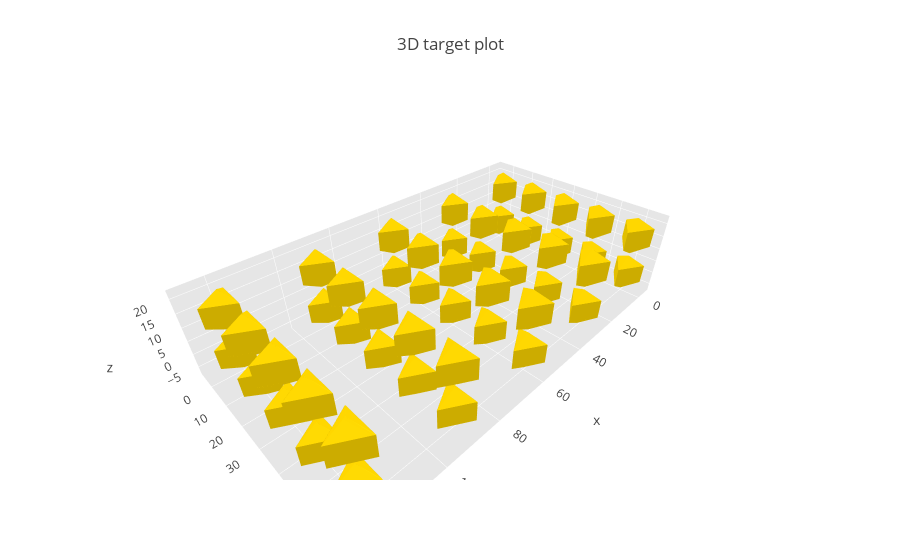

This figure's notebook cell:
### Markdown cell above
### 3D Target plot

### Code cell
def sphericalSurfacePlotCoordinates(radius,center_xyz,npoints):
    # Parametrical definition of a spherical surface in 3d:
    u = np.linspace(0, 2 * np.pi, npoints) # longitude
    v = np.linspace(0, np.pi, npoints) # colatitude
    
    # Coordinates:
    x = radius * np.outer(np.cos(u), np.sin(v)) + center_xyz[0]
    y = radius * np.outer(np.sin(u), np.sin(v)) + center_xyz[1];
    z = radius * np.outer(np.ones(np.size(u)), np.cos(v)) +center_xyz[2];
    
    return x,y,z

data = []
definition = 4;

for i in range(len(v_r)):
    x, y, z = sphericalSurfacePlotCoordinates(v_r[i],m_xyz[i,:],definition)
    surface = go.Surface(x=x,y=y,z=z,colorscale=[[0,v_col[i]], [1, v_col[i]]],showscale=False,name='nanoparticle '+str(i))
    data.append(surface)
    
layout = go.Layout(
    title='3D target plot',
    scene=dict(
        aspectmode='data',
        xaxis=dict(
            gridcolor='rgb(255, 255, 255)',
            zerolinecolor='rgb(255, 255, 255)',
            showbackground=True,
            backgroundcolor='rgb(230, 230,230)'
        ),
        yaxis=dict(
            gridcolor='rgb(255, 255, 255)',
            zerolinecolor='rgb(255, 255, 255)',
            showbackground=True,
            backgroundcolor='rgb(230, 230,230)'
        ),
        zaxis=dict(
            gridcolor='rgb(255, 255, 255)',
            zerolinecolor='rgb(255, 255, 255)',
            showbackground=True,
            backgroundcolor='rgb(230, 230,230)'
        )
    )
)

fig = go.Figure(data=data, layout=layout)
iplot(fig, filename='3D target plot')

### Figure 1 — Plotly figure (JSON) as saved in the notebook; plotly's stock layout.template omitted (floating-point values rounded to 4 significant figures)
{"data": [{"colorscale": [[0, "#FFD700"], [1, "#FFD700"]], "name": "nanoparticle 0", "showscale": false, "type": "surface", "uid": "a2147c8d-54f3-4f42-a666-ad3b32ddb32b", "x": [[0, 6.062, 6.062, 8.573e-16], [0, -3.031, -3.031, -4.286e-16], [0, -3.031, -3.031, -4.286e-16], [0, 6.062, 6.062, 8.573e-16]], "y": [[0, 0, 0, 0], [0, 5.25, 5.25, 7.424e-16], [0, -5.25, -5.25, -7.424e-16], [0, -1.485e-15, -1.485e-15, -2.1e-31]], "z": [[7, 3.5, -3.5, -7], [7, 3.5, -3.5, -7], [7, 3.5, -3.5, -7], [7, 3.5, -3.5, -7]]}, {"colorscale": [[0, "#FFD700"], [1, "#FFD700"]], "name": "nanoparticle 1", "showscale": false, "type": "surface", "uid": "c1fab39f-4eae-4bc6-88b4-5526f5591a60", "x": [[0, 6.062, 6.062, 8.573e-16], [0, -3.031, -3.031, -4.286e-16], [0, -3.031, -3.031, -4.286e-16], [0, 6.062, 6.062, 8.573e-16]], "y": [[0, 0, 0, 0], [0, 5.25, 5.25, 7.424e-16], [0, -5.25, -5.25, -7.424e-16], [0, -1.485e-15, -1.485e-15, -2.1e-31]], "z": [[22, 18.5, 11.5, 8], [22, 18.5, 11.5, 8], [22, 18.5, 11.5, 8], [22, 18.5, 11.5, 8]]}, {"colorscale": [[0, "#FFD700"], [1, "#FFD700"]], "name": "nanoparticle 2", "showscale": false, "type": "surface", "uid": "28d87154-08dd-4da8-91ce-a3f7e575ccad", "x": [[0, 6.062, 6.062, 8.573e-16], [0, -3.031, -3.031, -4.286e-16], [0, -3.031, -3.031, -4.286e-16], [0, 6.062, 6.062, 8.573e-16]], "y": [[15, 15, 15, 15], [15, 20.25, 20.25, 15], [15, 9.75, 9.75, 15], [15, 15.0, 15.0, 15]], "z": [[7, 3.5, -3.5, -7], [7, 3.5, -3.5, -7], [7, 3.5, -3.5, -7], [7, 3.5, -3.5, -7]]}, {"colorscale": [[0, "#FFD700"], [1, "#FFD700"]], "name": "nanoparticle 3", "showscale": false, "type": "surface", "uid": "57c37629-dfaf-4a08-ba4a-4a6867be2597", "x": [[0, 6.062, 6.062, 8.573e-16], [0, -3.031, -3.031, -4.286e-16], [0, -3.031, -3.031, -4.286e-16], [0, 6.062, 6.062, 8.573e-16]], "y": [[15, 15, 15, 15], [15, 20.25, 20.25, 15], [15, 9.75, 9.75, 15], [15, 15.0, 15.0, 15]], "z": [[22, 18.5, 11.5, 8], [22, 18.5, 11.5, 8], [22, 18.5, 11.5, 8], [22, 18.5, 11.5, 8]]}, {"colorscale": [[0, "#FFD700"], [1, "#FFD700"]], "name": "nanoparticle 4", "showscale": false, "type": "surface", "uid": "af051d2d-2c2f-4326-af2b-e2db3d7b5893", "x": [[0, 6.062, 6.062, 8.573e-16], [0, -3.031, -3.031, -4.286e-16], [0, -3.031, -3.031, -4.286e-16], [0, 6.062, 6.062, 8.573e-16]], "y": [[30, 30, 30, 30], [30, 35.25, 35.25, 30], [30, 24.75, 24.75, 30], [30, 30, 30, 30]], "z": [[7, 3.5, -3.5, -7], [7, 3.5, -3.5, -7], [7, 3.5, -3.5, -7], [7, 3.5, -3.5, -7]]}, {"colorscale": [[0, "#FFD700"], [1, "#FFD700"]], "name": "nanoparticle 5", "showscale": false, "type": "surface", "uid": "3fc30718-a1d7-470c-8e56-e2b80f4b56da", "x": [[0, 6.062, 6.062, 8.573e-16], [0, -3.031, -3.031, -4.286e-16], [0, -3.031, -3.031, -4.286e-16], [0, 6.062, 6.062, 8.573e-16]], "y": [[30, 30, 30, 30], [30, 35.25, 35.25, 30], [30, 24.75, 24.75, 30], [30, 30, 30, 30]], "z": [[22, 18.5, 11.5, 8], [22, 18.5, 11.5, 8], [22, 18.5, 11.5, 8], [22, 18.5, 11.5, 8]]}, {"colorscale": [[0, "#FFD700"], [1, "#FFD700"]], "name": "nanoparticle 6", "showscale": false, "type": "surface", "uid": "c268cefb-5af9-4c02-86c8-ca507a5f170c", "x": [[0, 6.062, 6.062, 8.573e-16], [0, -3.031, -3.031, -4.286e-16], [0, -3.031, -3.031, -4.286e-16], [0, 6.062, 6.062, 8.573e-16]], "y": [[45, 45, 45, 45], [45, 50.25, 50.25, 45], [45, 39.75, 39.75, 45], [45, 45, 45, 45]], "z": [[7, 3.5, -3.5, -7], [7, 3.5, -3.5, -7], [7, 3.5, -3.5, -7], [7, 3.5, -3.5, -7]]}, {"colorscale": [[0, "#FFD700"], [1, "#FFD700"]], "name": "nanoparticle 7", "showscale": false, "type": "surface", "uid": "c8990cce-6e3d-44fc-bd44-eb9fec019798", "x": [[0, 6.062, 6.062, 8.573e-16], [0, -3.031, -3.031, -4.286e-16], [0, -3.031, -3.031, -4.286e-16], [0, 6.062, 6.062, 8.573e-16]], "y": [[45, 45, 45, 45], [45, 50.25, 50.25, 45], [45, 39.75, 39.75, 45], [45, 45, 45, 45]], "z": [[22, 18.5, 11.5, 8], [22, 18.5, 11.5, 8], [22, 18.5, 11.5, 8], [22, 18.5, 11.5, 8]]}, {"colorscale": [[0, "#FFD700"], [1, "#FFD700"]], "name": "nanoparticle 8", "showscale": false, "type": "surface", "uid": "6179411f-2fa1-4db5-a854-450d41fc650a", "x": [[0, 6.062, 6.062, 8.573e-16], [0, -3.031, -3.031, -4.286e-16], [0, -3.031, -3.031, -4.286e-16], [0, 6.062, 6.062, 8.573e-16]], "y": [[60, 60, 60, 60], [60, 65.25, 65.25, 60], [60, 54.75, 54.75, 60], [60, 60, 60, 60]], "z": [[7, 3.5, -3.5, -7], [7, 3.5, -3.5, -7], [7, 3.5, -3.5, -7], [7, 3.5, -3.5, -7]]}, {"colorscale": [[0, "#FFD700"], [1, "#FFD700"]], "name": "nanoparticle 9", "showscale": false, "type": "surface", "uid": "9a3effc5-69c5-420e-a6ea-fa02b2631bc4", "x": [[0, 6.062, 6.062, 8.573e-16], [0, -3.031, -3.031, -4.286e-16], [0, -3.031, -3.031, -4.286e-16], [0, 6.062, 6.062, 8.573e-16]], "y": [[60, 60, 60, 60], [60, 65.25, 65.25, 60], [60, 54.75, 54.75, 60], [60, 60, 60, 60]], "z": [[22, 18.5, 11.5, 8], [22, 18.5, 11.5, 8], [22, 18.5, 11.5, 8], [22, 18.5, 11.5, 8]]}, {"colorscale": [[0, "#FFD700"], [1, "#FFD700"]], "name": "nanoparticle 10", "showscale": false, "type": "surface", "uid": "bae7b9c0-34b7-431e-bc1f-5bb66add7855", "x": [[30, 36.06, 36.06, 30], [30, 26.97, 26.97, 30], [30, 26.97, 26.97, 30], [30, 36.06, 36.06, 30]], "y": [[0, 0, 0, 0], [0, 5.25, 5.25, 7.424e-16], [0, -5.25, -5.25, -7.424e-16], [0, -1.485e-15, -1.485e-15, -2.1e-31]], "z": [[7, 3.5, -3.5, -7], [7, 3.5, -3.5, -7], [7, 3.5, -3.5, -7], [7, 3.5, -3.5, -7]]}, {"colorscale": [[0, "#FFD700"], [1, "#FFD700"]], "name": "nanoparticle 11", "showscale": false, "type": "surface", "uid": "ffc76741-dd3b-4bed-833a-452dc93fe551", "x": [[30, 36.06, 36.06, 30], [30, 26.97, 26.97, 30], [30, 26.97, 26.97, 30], [30, 36.06, 36.06, 30]], "y": [[0, 0, 0, 0], [0, 5.25, 5.25, 7.424e-16], [0, -5.25, -5.25, -7.424e-16], [0, -1.485e-15, -1.485e-15, -2.1e-31]], "z": [[22, 18.5, 11.5, 8], [22, 18.5, 11.5, 8], [22, 18.5, 11.5, 8], [22, 18.5, 11.5, 8]]}, {"colorscale": [[0, "#FFD700"], [1, "#FFD700"]], "name": "nanoparticle 12", "showscale": false, "type": "surface", "uid": "f6af6489-684e-439f-af7c-1882a4d3800f", "x": [[30, 36.06, 36.06, 30], [30, 26.97, 26.97, 30], [30, 26.97, 26.97, 30], [30, 36.06, 36.06, 30]], "y": [[15, 15, 15, 15], [15, 20.25, 20.25, 15], [15, 9.75, 9.75, 15], [15, 15.0, 15.0, 15]], "z": [[7, 3.5, -3.5, -7], [7, 3.5, -3.5, -7], [7, 3.5, -3.5, -7], [7, 3.5, -3.5, -7]]}, {"colorscale": [[0, "#FFD700"], [1, "#FFD700"]], "name": "nanoparticle 13", "showscale": false, "type": "surface", "uid": "14350412-b9d8-4d2c-97de-eb801a02a904", "x": [[30, 36.06, 36.06, 30], [30, 26.97, 26.97, 30], [30, 26.97, 26.97, 30], [30, 36.06, 36.06, 30]], "y": [[15, 15, 15, 15], [15, 20.25, 20.25, 15], [15, 9.75, 9.75, 15], [15, 15.0, 15.0, 15]], "z": [[22, 18.5, 11.5, 8], [22, 18.5, 11.5, 8], [22, 18.5, 11.5, 8], [22, 18.5, 11.5, 8]]}, {"colorscale": [[0, "#FFD700"], [1, "#FFD700"]], "name": "nanoparticle 14", "showscale": false, "type": "surface", "uid": "bf333ec9-f5cf-414b-b7b3-5b8e20c47c0f", "x": [[30, 36.06, 36.06, 30], [30, 26.97, 26.97, 30], [30, 26.97, 26.97, 30], [30, 36.06, 36.06, 30]], "y": [[30, 30, 30, 30], [30, 35.25, 35.25, 30], [30, 24.75, 24.75, 30], [30, 30, 30, 30]], "z": [[7, 3.5, -3.5, -7], [7, 3.5, -3.5, -7], [7, 3.5, -3.5, -7], [7, 3.5, -3.5, -7]]}, {"colorscale": [[0, "#FFD700"], [1, "#FFD700"]], "name": "nanoparticle 15", "showscale": false, "type": "surface", "uid": "f41833d3-41ed-44c6-892a-ac09d29bf8a5", "x": [[30, 36.06, 36.06, 30], [30, 26.97, 26.97, 30], [30, 26.97, 26.97, 30], [30, 36.06, 36.06, 30]], "y": [[30, 30, 30, 30], [30, 35.25, 35.25, 30], [30, 24.75, 24.75, 30], [30, 30, 30, 30]], "z": [[22, 18.5, 11.5, 8], [22, 18.5, 11.5, 8], [22, 18.5, 11.5, 8], [22, 18.5, 11.5, 8]]}, {"colorscale": [[0, "#FFD700"], [1, "#FFD700"]], "name": "nanoparticle 16", "showscale": false, "type": "surface", "uid": "1cc2855b-ede3-4b9d-b0fb-42f86cf56d07", "x": [[30, 36.06, 36.06, 30], [30, 26.97, 26.97, 30], [30, 26.97, 26.97, 30], [30, 36.06, 36.06, 30]], "y": [[45, 45, 45, 45], [45, 50.25, 50.25, 45], [45, 39.75, 39.75, 45], [45, 45, 45, 45]], "z": [[7, 3.5, -3.5, -7], [7, 3.5, -3.5, -7], [7, 3.5, -3.5, -7], [7, 3.5, -3.5, -7]]}, {"colorscale": [[0, "#FFD700"], [1, "#FFD700"]], "name": "nanoparticle 17", "showscale": false, "type": "surface", "uid": "0ee7eced-cbe4-47ff-8be5-c9d524fe0298", "x": [[30, 36.06, 36.06, 30], [30, 26.97, 26.97, 30], [30, 26.97, 26.97, 30], [30, 36.06, 36.06, 30]], "y": [[45, 45, 45, 45], [45, 50.25, 50.25, 45], [45, 39.75, 39.75, 45], [45, 45, 45, 45]], "z": [[22, 18.5, 11.5, 8], [22, 18.5, 11.5, 8], [22, 18.5, 11.5, 8], [22, 18.5, 11.5, 8]]}, {"colorscale": [[0, "#FFD700"], [1, "#FFD700"]], "name": "nanoparticle 18", "showscale": false, "type": "surface", "uid": "26803884-d1b3-4af6-9b55-daf99f351610", "x": [[30, 36.06, 36.06, 30], [30, 26.97, 26.97, 30], [30, 26.97, 26.97, 30], [30, 36.06, 36.06, 30]], "y": [[60, 60, 60, 60], [60, 65.25, 65.25, 60], [60, 54.75, 54.75, 60], [60, 60, 60, 60]], "z": [[7, 3.5, -3.5, -7], [7, 3.5, -3.5, -7], [7, 3.5, -3.5, -7], [7, 3.5, -3.5, -7]]}, {"colorscale": [[0, "#FFD700"], [1, "#FFD700"]], "name": "nanoparticle 19", "showscale": false, "type": "surface", "uid": "0c6837e7-cc04-48ce-a4b2-9e966caf3b3c", "x": [[30, 36.06, 36.06, 30], [30, 26.97, 26.97, 30], [30, 26.97, 26.97, 30], [30, 36.06, 36.06, 30]], "y": [[60, 60, 60, 60], [60, 65.25, 65.25, 60], [60, 54.75, 54.75, 60], [60, 60, 60, 60]], "z": [[22, 18.5, 11.5, 8], [22, 18.5, 11.5, 8], [22, 18.5, 11.5, 8], [22, 18.5, 11.5, 8]]}, {"colorscale": [[0, "#FFD700"], [1, "#FFD700"]], "name": "nanoparticle 20", "showscale": false, "type": "surface", "uid": "a57fe900-4db6-4c03-884c-e3a2c747590b", "x": [[60, 66.06, 66.06, 60], [60, 56.97, 56.97, 60], [60, 56.97, 56.97, 60], [60, 66.06, 66.06, 60]], "y": [[0, 0, 0, 0], [0, 5.25, 5.25, 7.424e-16], [0, -5.25, -5.25, -7.424e-16], [0, -1.485e-15, -1.485e-15, -2.1e-31]], "z": [[7, 3.5, -3.5, -7], [7, 3.5, -3.5, -7], [7, 3.5, -3.5, -7], [7, 3.5, -3.5, -7]]}, {"colorscale": [[0, "#FFD700"], [1, "#FFD700"]], "name": "nanoparticle 21", "showscale": false, "type": "surface", "uid": "d964434d-987f-4d34-b806-fa649fbbe8a1", "x": [[60, 66.06, 66.06, 60], [60, 56.97, 56.97, 60], [60, 56.97, 56.97, 60], [60, 66.06, 66.06, 60]], "y": [[0, 0, 0, 0], [0, 5.25, 5.25, 7.424e-16], [0, -5.25, -5.25, -7.424e-16], [0, -1.485e-15, -1.485e-15, -2.1e-31]], "z": [[22, 18.5, 11.5, 8], [22, 18.5, 11.5, 8], [22, 18.5, 11.5, 8], [22, 18.5, 11.5, 8]]}, {"colorscale": [[0, "#FFD700"], [1, "#FFD700"]], "name": "nanoparticle 22", "showscale": false, "type": "surface", "uid": "80f1ea04-be0d-4ac4-9351-10d03ecef2e9", "x": [[60, 66.06, 66.06, 60], [60, 56.97, 56.97, 60], [60, 56.97, 56.97, 60], [60, 66.06, 66.06, 60]], "y": [[15, 15, 15, 15], [15, 20.25, 20.25, 15], [15, 9.75, 9.75, 15], [15, 15.0, 15.0, 15]], "z": [[7, 3.5, -3.5, -7], [7, 3.5, -3.5, -7], [7, 3.5, -3.5, -7], [7, 3.5, -3.5, -7]]}, {"colorscale": [[0, "#FFD700"], [1, "#FFD700"]], "name": "nanoparticle 23", "showscale": false, "type": "surface", "uid": "4edddc34-8276-46b8-9183-21c830f1c3d2", "x": [[60, 66.06, 66.06, 60], [60, 56.97, 56.97, 60], [60, 56.97, 56.97, 60], [60, 66.06, 66.06, 60]], "y": [[15, 15, 15, 15], [15, 20.25, 20.25, 15], [15, 9.75, 9.75, 15], [15, 15.0, 15.0, 15]], "z": [[22, 18.5, 11.5, 8], [22, 18.5, 11.5, 8], [22, 18.5, 11.5, 8], [22, 18.5, 11.5, 8]]}, {"colorscale": [[0, "#FFD700"], [1, "#FFD700"]], "name": "nanoparticle 24", "showscale": false, "type": "surface", "uid": "7934260d-a95a-4853-b5ce-203a0adf9f1b", "x": [[60, 66.06, 66.06, 60], [60, 56.97, 56.97, 60], [60, 56.97, 56.97, 60], [60, 66.06, 66.06, 60]], "y": [[30, 30, 30, 30], [30, 35.25, 35.25, 30], [30, 24.75, 24.75, 30], [30, 30, 30, 30]], "z": [[7, 3.5, -3.5, -7], [7, 3.5, -3.5, -7], [7, 3.5, -3.5, -7], [7, 3.5, -3.5, -7]]}, {"colorscale": [[0, "#FFD700"], [1, "#FFD700"]], "name": "nanoparticle 25", "showscale": false, "type": "surface", "uid": "b6e6f1b2-c2bd-47ad-929d-3f025b7ee9d7", "x": [[60, 66.06, 66.06, 60], [60, 56.97, 56.97, 60], [60, 56.97, 56.97, 60], [60, 66.06, 66.06, 60]], "y": [[30, 30, 30, 30], [30, 35.25, 35.25, 30], [30, 24.75, 24.75, 30], [30, 30, 30, 30]], "z": [[22, 18.5, 11.5, 8], [22, 18.5, 11.5, 8], [22, 18.5, 11.5, 8], [22, 18.5, 11.5, 8]]}, {"colorscale": [[0, "#FFD700"], [1, "#FFD700"]], "name": "nanoparticle 26", "showscale": false, "type": "surface", "uid": "f2edd0b5-c822-4555-b42d-9f11065dbfcf", "x": [[60, 66.06, 66.06, 60], [60, 56.97, 56.97, 60], [60, 56.97, 56.97, 60], [60, 66.06, 66.06, 60]], "y": [[45, 45, 45, 45], [45, 50.25, 50.25, 45], [45, 39.75, 39.75, 45], [45, 45, 45, 45]], "z": [[7, 3.5, -3.5, -7], [7, 3.5, -3.5, -7], [7, 3.5, -3.5, -7], [7, 3.5, -3.5, -7]]}, {"colorscale": [[0, "#FFD700"], [1, "#FFD700"]], "name": "nanoparticle 27", "showscale": false, "type": "surface", "uid": "f66da26b-2d47-48b2-a74a-6335749516cc", "x": [[60, 66.06, 66.06, 60], [60, 56.97, 56.97, 60], [60, 56.97, 56.97, 60], [60, 66.06, 66.06, 60]], "y": [[45, 45, 45, 45], [45, 50.25, 50.25, 45], [45, 39.75, 39.75, 45], [45, 45, 45, 45]], "z": [[22, 18.5, 11.5, 8], [22, 18.5, 11.5, 8], [22, 18.5, 11.5, 8], [22, 18.5, 11.5, 8]]}, {"colorscale": [[0, "#FFD700"], [1, "#FFD700"]], "name": "nanoparticle 28", "showscale": false, "type": "surface", "uid": "4620a439-043f-4a3b-9f23-b5d52a3db124", "x": [[60, 66.06, 66.06, 60], [60, 56.97, 56.97, 60], [60, 56.97, 56.97, 60], [60, 66.06, 66.06, 60]], "y": [[60, 60, 60, 60], [60, 65.25, 65.25, 60], [60, 54.75, 54.75, 60], [60, 60, 60, 60]], "z": [[7, 3.5, -3.5, -7], [7, 3.5, -3.5, -7], [7, 3.5, -3.5, -7], [7, 3.5, -3.5, -7]]}, {"colorscale": [[0, "#FFD700"], [1, "#FFD700"]], "name": "nanoparticle 29", "showscale": false, "type": "surface", "uid": "7be0f9b3-1250-4475-9a75-26ba1c2b6202", "x": [[60, 66.06, 66.06, 60], [60, 56.97, 56.97, 60], [60, 56.97, 56.97, 60], [60, 66.06, 66.06, 60]], "y": [[60, 60, 60, 60], [60, 65.25, 65.25, 60], [60, 54.75, 54.75, 60], [60, 60, 60, 60]], "z": [[22, 18.5, 11.5, 8], [22, 18.5, 11.5, 8], [22, 18.5, 11.5, 8], [22, 18.5, 11.5, 8]]}, {"colorscale": [[0, "#FFD700"], [1, "#FFD700"]], "name": "nanoparticle 30", "showscale": false, "type": "surface", "uid": "7e29995a-2f94-40e6-b3b2-79a388234ed2", "x": [[90, 96.06, 96.06, 90], [90, 86.97, 86.97, 90], [90, 86.97, 86.97, 90], [90, 96.06, 96.06, 90]], "y": [[0, 0, 0, 0], [0, 5.25, 5.25, 7.424e-16], [0, -5.25, -5.25, -7.424e-16], [0, -1.485e-15, -1.485e-15, -2.1e-31]], "z": [[7, 3.5, -3.5, -7], [7, 3.5, -3.5, -7], [7, 3.5, -3.5, -7], [7, 3.5, -3.5, -7]]}, {"colorscale": [[0, "#FFD700"], [1, "#FFD700"]], "name": "nanoparticle 31", "showscale": false, "type": "surface", "uid": "d854aa49-f4cb-4bba-9f94-da6dcaea5cc1", "x": [[90, 96.06, 96.06, 90], [90, 86.97, 86.97, 90], [90, 86.97, 86.97, 90], [90, 96.06, 96.06, 90]], "y": [[0, 0, 0, 0], [0, 5.25, 5.25, 7.424e-16], [0, -5.25, -5.25, -7.424e-16], [0, -1.485e-15, -1.485e-15, -2.1e-31]], "z": [[22, 18.5, 11.5, 8], [22, 18.5, 11.5, 8], [22, 18.5, 11.5, 8], [22, 18.5, 11.5, 8]]}, {"colorscale": [[0, "#FFD700"], [1, "#FFD700"]], "name": "nanoparticle 32", "showscale": false, "type": "surface", "uid": "459177d4-4647-43a7-8529-49290a57c4d4", "x": [[90, 96.06, 96.06, 90], [90, 86.97, 86.97, 90], [90, 86.97, 86.97, 90], [90, 96.06, 96.06, 90]], "y": [[15, 15, 15, 15], [15, 20.25, 20.25, 15], [15, 9.75, 9.75, 15], [15, 15.0, 15.0, 15]], "z": [[7, 3.5, -3.5, -7], [7, 3.5, -3.5, -7], [7, 3.5, -3.5, -7], [7, 3.5, -3.5, -7]]}, {"colorscale": [[0, "#FFD700"], [1, "#FFD700"]], "name": "nanoparticle 33", "showscale": false, "type": "surface", "uid": "c33d4619-6c4c-4c4d-9b57-bfe7ee147044", "x": [[90, 96.06, 96.06, 90], [90, 86.97, 86.97, 90], [90, 86.97, 86.97, 90], [90, 96.06, 96.06, 90]], "y": [[15, 15, 15, 15], [15, 20.25, 20.25, 15], [15, 9.75, 9.75, 15], [15, 15.0, 15.0, 15]], "z": [[22, 18.5, 11.5, 8], [22, 18.5, 11.5, 8], [22, 18.5, 11.5, 8], [22, 18.5, 11.5, 8]]}, {"colorscale": [[0, "#FFD700"], [1, "#FFD700"]], "name": "nanoparticle 34", "showscale": false, "type": "surface", "uid": "73d07136-8e8d-4fe0-b068-47de4fb59600", "x": [[90, 96.06, 96.06, 90], [90, 86.97, 86.97, 90], [90, 86.97, 86.97, 90], [90, 96.06, 96.06, 90]], "y": [[30, 30, 30, 30], [30, 35.25, 35.25, 30], [30, 24.75, 24.75, 30], [30, 30, 30, 30]], "z": [[7, 3.5, -3.5, -7], [7, 3.5, -3.5, -7], [7, 3.5, -3.5, -7], [7, 3.5, -3.5, -7]]}, {"colorscale": [[0, "#FFD700"], [1, "#FFD700"]], "name": "nanoparticle 35", "showscale": false, "type": "surface", "uid": "527eb80a-af35-409f-949b-3a2e9046a356", "x": [[90, 96.06, 96.06, 90], [90, 86.97, 86.97, 90], [90, 86.97, 86.97, 90], [90, 96.06, 96.06, 90]], "y": [[30, 30, 30, 30], [30, 35.25, 35.25, 30], [30, 24.75, 24.75, 30], [30, 30, 30, 30]], "z": [[22, 18.5, 11.5, 8], [22, 18.5, 11.5, 8], [22, 18.5, 11.5, 8], [22, 18.5, 11.5, 8]]}, {"colorscale": [[0, "#FFD700"], [1, "#FFD700"]], "name": "nanoparticle 36", "showscale": false, "type": "surface", "uid": "aaea88f5-0aac-4679-ade0-8ab58c82c756", "x": [[90, 96.06, 96.06, 90], [90, 86.97, 86.97, 90], [90, 86.97, 86.97, 90], [90, 96.06, 96.06, 90]], "y": [[45, 45, 45, 45], [45, 50.25, 50.25, 45], [45, 39.75, 39.75, 45], [45, 45, 45, 45]], "z": [[7, 3.5, -3.5, -7], [7, 3.5, -3.5, -7], [7, 3.5, -3.5, -7], [7, 3.5, -3.5, -7]]}, {"colorscale": [[0, "#FFD700"], [1, "#FFD700"]], "name": "nanoparticle 37", "showscale": false, "type": "surface", "uid": "c73efa7a-fe76-432a-a262-49734fa7924c", "x": [[90, 96.06, 96.06, 90], [90, 86.97, 86.97, 90], [90, 86.97, 86.97, 90], [90, 96.06, 96.06, 90]], "y": [[45, 45, 45, 45], [45, 50.25, 50.25, 45], [45, 39.75, 39.75, 45], [45, 45, 45, 45]], "z": [[22, 18.5, 11.5, 8], [22, 18.5, 11.5, 8], [22, 18.5, 11.5, 8], [22, 18.5, 11.5, 8]]}, {"colorscale": [[0, "#FFD700"], [1, "#FFD700"]], "name": "nanoparticle 38", "showscale": false, "type": "surface", "uid": "48464500-14df-4954-b78d-9248b05c59a7", "x": [[90, 96.06, 96.06, 90], [90, 86.97, 86.97, 90], [90, 86.97, 86.97, 90], [90, 96.06, 96.06, 90]], "y": [[60, 60, 60, 60], [60, 65.25, 65.25, 60], [60, 54.75, 54.75, 60], [60, 60, 60, 60]], "z": [[7, 3.5, -3.5, -7], [7, 3.5, -3.5, -7], [7, 3.5, -3.5, -7], [7, 3.5, -3.5, -7]]}, {"colorscale": [[0, "#FFD700"], [1, "#FFD700"]], "name": "nanoparticle 39", "showscale": false, "type": "surface", "uid": "97ba2527-f33a-487c-888d-a4d444868057", "x": [[90, 96.06, 96.06, 90], [90, 86.97, 86.97, 90], [90, 86.97, 86.97, 90], [90, 96.06, 96.06, 90]], "y": [[60, 60, 60, 60], [60, 65.25, 65.25, 60], [60, 54.75, 54.75, 60], [60, 60, 60, 60]], "z": [[22, 18.5, 11.5, 8], [22, 18.5, 11.5, 8], [22, 18.5, 11.5, 8], [22, 18.5, 11.5, 8]]}, {"colorscale": [[0, "#FFD700"], [1, "#FFD700"]], "name": "nanoparticle 40", "showscale": false, "type": "surface", "uid": "12753390-443b-48b6-a6b1-31a6f3ce25e8", "x": [[120, 126.1, 126.1, 120], [120, 117.0, 117.0, 120], [120, 117.0, 117.0, 120], [120, 126.1, 126.1, 120]], "y": [[0, 0, 0, 0], [0, 5.25, 5.25, 7.424e-16], [0, -5.25, -5.25, -7.424e-16], [0, -1.485e-15, -1.485e-15, -2.1e-31]], "z": [[7, 3.5, -3.5, -7], [7, 3.5, -3.5, -7], [7, 3.5, -3.5, -7], [7, 3.5, -3.5, -7]]}, {"colorscale": [[0, "#FFD700"], [1, "#FFD700"]], "name": "nanoparticle 41", "showscale": false, "type": "surface", "uid": "ec5b1e16-a482-4152-b314-3a14ad8b5936", "x": [[120, 126.1, 126.1, 120], [120, 117.0, 117.0, 120], [120, 117.0, 117.0, 120], [120, 126.1, 126.1, 120]], "y": [[0, 0, 0, 0], [0, 5.25, 5.25, 7.424e-16], [0, -5.25, -5.25, -7.424e-16], [0, -1.485e-15, -1.485e-15, -2.1e-31]], "z": [[22, 18.5, 11.5, 8], [22, 18.5, 11.5, 8], [22, 18.5, 11.5, 8], [22, 18.5, 11.5, 8]]}, {"colorscale": [[0, "#FFD700"], [1, "#FFD700"]], "name": "nanoparticle 42", "showscale": false, "type": "surface", "uid": "14b2b7ac-ccbf-4d31-8f4c-17ba6dd96329", "x": [[120, 126.1, 126.1, 120], [120, 117.0, 117.0, 120], [120, 117.0, 117.0, 120], [120, 126.1, 126.1, 120]], "y": [[15, 15, 15, 15], [15, 20.25, 20.25, 15], [15, 9.75, 9.75, 15], [15, 15.0, 15.0, 15]], "z": [[7, 3.5, -3.5, -7], [7, 3.5, -3.5, -7], [7, 3.5, -3.5, -7], [7, 3.5, -3.5, -7]]}, {"colorscale": [[0, "#FFD700"], [1, "#FFD700"]], "name": "nanoparticle 43", "showscale": false, "type": "surface", "uid": "56f10010-5138-4202-bbb2-076aace940f6", "x": [[120, 126.1, 126.1, 120], [120, 117.0, 117.0, 120], [120, 117.0, 117.0, 120], [120, 126.1, 126.1, 120]], "y": [[15, 15, 15, 15], [15, 20.25, 20.25, 15], [15, 9.75, 9.75, 15], [15, 15.0, 15.0, 15]], "z": [[22, 18.5, 11.5, 8], [22, 18.5, 11.5, 8], [22, 18.5, 11.5, 8], [22, 18.5, 11.5, 8]]}, {"colorscale": [[0, "#FFD700"], [1, "#FFD700"]], "name": "nanoparticle 44", "showscale": false, "type": "surface", "uid": "b1050e40-600a-4460-a330-984d05abb429", "x": [[120, 126.1, 126.1, 120], [120, 117.0, 117.0, 120], [120, 117.0, 117.0, 120], [120, 126.1, 126.1, 120]], "y": [[30, 30, 30, 30], [30, 35.25, 35.25, 30], [30, 24.75, 24.75, 30], [30, 30, 30, 30]], "z": [[7, 3.5, -3.5, -7], [7, 3.5, -3.5, -7], [7, 3.5, -3.5, -7], [7, 3.5, -3.5, -7]]}, {"colorscale": [[0, "#FFD700"], [1, "#FFD700"]], "name": "nanoparticle 45", "showscale": false, "type": "surface", "uid": "106edc8c-d1a2-4360-af99-c9fdc4bbf929", "x": [[120, 126.1, 126.1, 120], [120, 117.0, 117.0, 120], [120, 117.0, 117.0, 120], [120, 126.1, 126.1, 120]], "y": [[30, 30, 30, 30], [30, 35.25, 35.25, 30], [30, 24.75, 24.75, 30], [30, 30, 30, 30]], "z": [[22, 18.5, 11.5, 8], [22, 18.5, 11.5, 8], [22, 18.5, 11.5, 8], [22, 18.5, 11.5, 8]]}, {"colorscale": [[0, "#FFD700"], [1, "#FFD700"]], "name": "nanoparticle 46", "showscale": false, "type": "surface", "uid": "8db73b1c-2acf-40c5-816b-aa182c261308", "x": [[120, 126.1, 126.1, 120], [120, 117.0, 117.0, 120], [120, 117.0, 117.0, 120], [120, 126.1, 126.1, 120]], "y": [[45, 45, 45, 45], [45, 50.25, 50.25, 45], [45, 39.75, 39.75, 45], [45, 45, 45, 45]], "z": [[7, 3.5, -3.5, -7], [7, 3.5, -3.5, -7], [7, 3.5, -3.5, -7], [7, 3.5, -3.5, -7]]}, {"colorscale": [[0, "#FFD700"], [1, "#FFD700"]], "name": "nanoparticle 47", "showscale": false, "type": "surface", "uid": "d74e491c-df08-4f88-9b70-c4ace082eefc", "x": [[120, 126.1, 126.1, 120], [120, 117.0, 117.0, 120], [120, 117.0, 117.0, 120], [120, 126.1, 126.1, 120]], "y": [[45, 45, 45, 45], [45, 50.25, 50.25, 45], [45, 39.75, 39.75, 45], [45, 45, 45, 45]], "z": [[22, 18.5, 11.5, 8], [22, 18.5, 11.5, 8], [22, 18.5, 11.5, 8], [22, 18.5, 11.5, 8]]}, {"colorscale": [[0, "#FFD700"], [1, "#FFD700"]], "name": "nanoparticle 48", "showscale": false, "type": "surface", "uid": "e803b808-937b-44e3-9764-78571eed6f59", "x": [[120, 126.1, 126.1, 120], [120, 117.0, 117.0, 120], [120, 117.0, 117.0, 120], [120, 126.1, 126.1, 120]], "y": [[60, 60, 60, 60], [60, 65.25, 65.25, 60], [60, 54.75, 54.75, 60], [60, 60, 60, 60]], "z": [[7, 3.5, -3.5, -7], [7, 3.5, -3.5, -7], [7, 3.5, -3.5, -7], [7, 3.5, -3.5, -7]]}, {"colorscale": [[0, "#FFD700"], [1, "#FFD700"]], "name": "nanoparticle 49", "showscale": false, "type": "surface", "uid": "26e32f48-ff77-44b4-898e-a4639cdcafcb", "x": [[120, 126.1, 126.1, 120], [120, 117.0, 117.0, 120], [120, 117.0, 117.0, 120], [120, 126.1, 126.1, 120]], "y": [[60, 60, 60, 60], [60, 65.25, 65.25, 60], [60, 54.75, 54.75, 60], [60, 60, 60, 60]], "z": [[22, 18.5, 11.5, 8], [22, 18.5, 11.5, 8], [22, 18.5, 11.5, 8], [22, 18.5, 11.5, 8]]}], "layout": {"scene": {"aspectmode": "data", "xaxis": {"backgroundcolor": "rgb(230, 230,230)", "gridcolor": "rgb(255, 255, 255)", "showbackground": true, "zerolinecolor": "rgb(255, 255, 255)"}, "yaxis": {"backgroundcolor": "rgb(230, 230,230)", "gridcolor": "rgb(255, 255, 255)", "showbackground": true, "zerolinecolor": "rgb(255, 255, 255)"}, "zaxis": {"backgroundcolor": "rgb(230, 230,230)", "gridcolor": "rgb(255, 255, 255)", "showbackground": true, "zerolinecolor": "rgb(255, 255, 255)"}}, "title": {"text": "3D target plot"}}}
